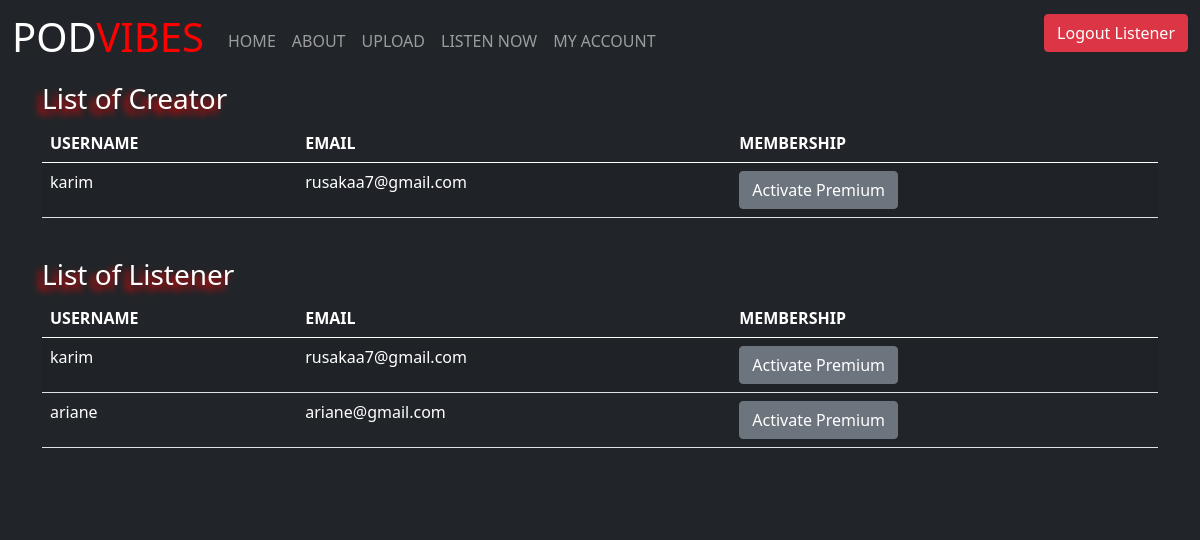
The page /dashboard.php (signed in) on the database its author committed.
### tables this page shows
CREATE TABLE `creator` (
  `ID` int(11) NOT NULL,
  `USERNAME` varchar(255) NOT NULL,
  `MEMBERSHIP` tinyint(1) NOT NULL DEFAULT 0,
  `EMAIL` varchar(255) NOT NULL,
  `PASSWORD` varchar(255) NOT NULL
);

CREATE TABLE `listener` (
  `ID` int(11) NOT NULL,
  `USERNAME` text NOT NULL,
  `EMAIL` text NOT NULL,
  `MEMBERSHIP` tinyint(1) NOT NULL DEFAULT 0,
  `PASSWORD` text NOT NULL
);

### dashboard.php (the view, shortened to what this page needs)
<?php
require ('./components/header.php'); ?>
<?php require ('./components/nav.php') ?>
<?php require ('./DB/db.php');?>
<link rel="stylesheet" href="./creator/public/assets/css/track.css">
<link rel="stylesheet" href="https://cdnjs.cloudflare.com/ajax/libs/plyr/3.7.8/plyr.css" />
<div class='div-block'>
    <div class="container">
        <div class="col-md-12 pb-4">
            <h3 class='home-text'>List of Creator</h3>
            <table id='' class='myTable_player table table-striped pb-4 table-color-white'>
                <thead>
                    <tr>
                        <th>USERNAME</th>
                        <th>EMAIL</th>
                        <th>MEMBERSHIP</th>
                    </tr>
                    </thead>
                    <tbody id=''>
                        <?php
                            $i = 0;
                            $sql_getEP = "SELECT * FROM creator ";
                            $run_getEP= mysqli_query($conn, $sql_getEP);
                            while ($row_getEP = mysqli_fetch_assoc($run_getEP)) {
                        ?>
                            <tr style='color: white;'>
                                <td><?php print($row_getEP['USERNAME']) ?></td>
                                <td><?php print($row_getEP['EMAIL']) ?></td>
                                <td>
                                    <?php
                                        if($row_getEP['MEMBERSHIP'] == '0'){ ?>
                                            <a style='color: white;' href='./dashboard.php?page_state=dashboard&action=creator_activate&id=<?php print $row_getEP['ID'] ?>'  class='btn btn-small btn-secondary'>
                                                Activate Premium
                                        </a>
                                        <?php
                                        }else{ ?>
                                            <a style='color: white;' href='./dashboard.php?page_state=dashboard&action=creator_deactivate&id=<?php print $row_getEP['ID'] ?>' class='btn btn-small btn-danger'>
                                                Deactivate Premium
                                        </a>
                                        <?php
                                        }
                                    ?>
                                </td>
                            </tr>
                    <?php $i++; }?>
                </tbody>
            </table>
        </div>
        <div class="col-md-12 pb-5">
            <h3 class='home-text'>List of Listener</h3>
            <table id='' class='myTable_player table table-striped pb-4 table-color-white'>
                <thead>
                    <tr>
                        <th>USERNAME</th>
                        <th>EMAIL</th>
                        <th>MEMBERSHIP</th>
                    </tr>
                    </thead>
                    <tbody id=''>
                        <?php
                            $i = 0;
                            $sql_getEP = "SELECT * FROM listener ";
                            $run_getEP= mysqli_query($conn, $sql_getEP);
                            while ($row_getEP = mysqli_fetch_assoc($run_getEP)) {
                        ?>
                            <tr style='color: white;'>
                            <td><?php print($row_getEP['USERNAME']) ?></td>
                                <td><?php print($row_getEP['EMAIL']) ?></td>
                                <td>
                                    <?php
                                        if($row_getEP['MEMBERSHIP'] == '0'){ ?>
                                            <a style='color: white;' href='./dashboard.php?page_state=dashboard&action=listener_activate&id=<?php print $row_getEP['ID'] ?>'  class='btn btn-small btn-secondary'>
                                                Activate Premium
                                        </a>
                                        <?php
                                        }else{ ?>
                                            <a style='color: white;' href='./dashboard.php?page_state=dashboard&action=listener_deactivate&id=<?php print $row_getEP['ID'] ?>' class='btn btn-small btn-danger'>
                                                Deactivate Premium
                                        </a>
                                        <?php
                                        }
                                    ?>
                                </td>
                            </tr>
                    <?php $i++; }?>
                </tbody>
            </table>
        </div>
    </div>
</div>
<?php require('./components/footer.php'); ?>

### public/assets/css/origin.css (style rules this page uses)
.home-text { color: white; text-shadow: -5px 5px 7px red; }
.table-color-white { color: white !important; }
.div-block { background-color: #212529; color: white; }

### creator/public/assets/css/track.css (style rules this page uses)
a,a:visited { color:#8cc3e6; outline:0; text-decoration:underline; }

### rows shown on the page
creator: USERNAME "karim", EMAIL "rusakaa7@gmail.com"
listener: USERNAME "karim", EMAIL "rusakaa7@gmail.com"
listener: USERNAME "ariane", EMAIL "ariane@gmail.com"
